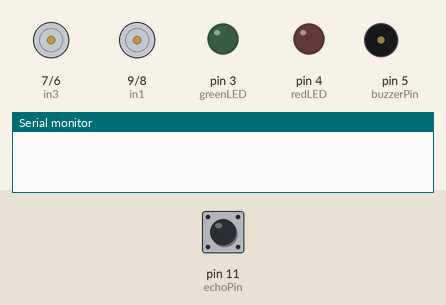
The sketch below on a simulated Arduino Uno, built with avr-gcc and run on an emulated ATmega328P. On the bench: motor-driver pin pairs drawn as motors (green arrow = first pin HIGH = forward, orange = second pin HIGH = backward, longer = more drive), output pins drawn as LEDs (lit = HIGH), buzzer (waves = sounding, pin HIGH), the last lines printed to the serial monitor. Inputs (shaded band) come from the test bench; at power-on: pin 11 (echoPin) LOW. Pins used as bus, display or sensor lines are not drawn.

Above: at 0.1 s.
At 1.2 s:
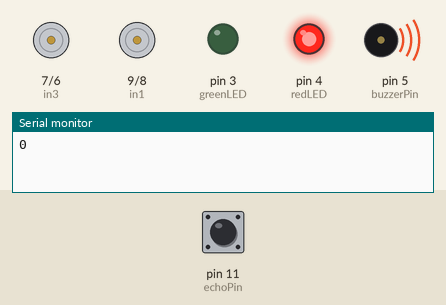
1.3 s: pin 11 (echoPin) pulsed HIGH 2 times (0.12 s each, 0.3 s apart)
At 2.7 s:
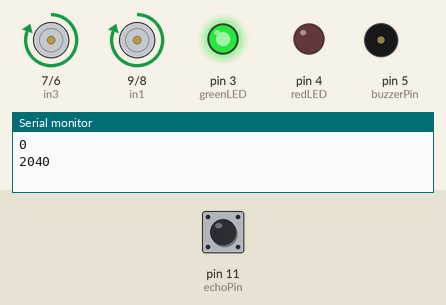
Timing chart, 0 to 4.7 s (numbered marks = the images above; inputs shaded):
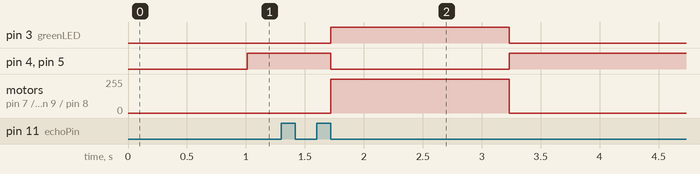

The sketch:

Robot_Controls.ino
```cpp
 //Pin Connections:

//The Ultra-Sonic Sensor:
int trigPin = 10;
int echoPin = 11;

//The L.E.D's:
int redLED = 4;
int greenLED = 3;

//The Buzzer:
int buzzerPin = 5;

//Distance and Duration:
int distance;
long duration;

//Motor Driver:

//Motor_1:
int in1 = 9;
int in2 = 8;
//Motor_2:
int in3 = 7;
int in4 = 6;

void setup() {
  Serial.begin(9600);
  pinMode(in1, OUTPUT);
  pinMode(in2, OUTPUT);
  pinMode(in3, OUTPUT);
  pinMode(in4, OUTPUT);
  pinMode(echoPin, INPUT);
  pinMode(trigPin, OUTPUT);
  pinMode(greenLED, OUTPUT);
  pinMode(redLED, OUTPUT);
  pinMode(buzzerPin, OUTPUT);
  digitalWrite(in1, LOW);
  digitalWrite(in2, LOW);
  digitalWrite(in3, LOW);
  digitalWrite(in4, LOW);
}

void loop() {
  //Sending out and Receiving UltraSonic Waves:
  digitalWrite(trigPin, LOW);
  delay(2);
  digitalWrite(trigPin, HIGH);
  delay(10);
  digitalWrite(trigPin, LOW);

  //Duration Calculation:
  duration = pulseIn(echoPin, HIGH);

  //Distance Calculation:
  distance = duration * 0.034 / 2;
  Serial.println(distance);

  if(distance <= 5){
    digitalWrite(buzzerPin, HIGH);
    digitalWrite(redLED, HIGH);
    digitalWrite(greenLED, LOW);
    //Turn Off Motor 1:
    digitalWrite(in1, LOW);
    digitalWrite(in2, LOW);
    //Turn Off Motor 2:
    digitalWrite(in3, LOW);
    digitalWrite(in4, LOW);
  }else{
    digitalWrite(buzzerPin, LOW);
    digitalWrite(redLED, LOW);
    digitalWrite(greenLED, HIGH);
    //Turn On Motor 1:
    digitalWrite(in1, HIGH);
    digitalWrite(in2, LOW);
    //Turn On Motor 2:
    digitalWrite(in3, HIGH);
    digitalWrite(in4, LOW);
  }
  delay(500);
}
```

Measured:
- after the input at 1.3 s, pin 3 (greenLED): LOW → HIGH after 0.42 s, → LOW 1.5 s later; pin 4 (redLED), pin 5 (buzzerPin): HIGH → LOW after 0.42 s, → HIGH 1.5 s later; motor on pin 7 (in3) / pin 6 (in4), motor on pin 9 (in1) / pin 8 (in2): stopped → forward 255/255 after 0.42 s, → stopped 1.5 s later
